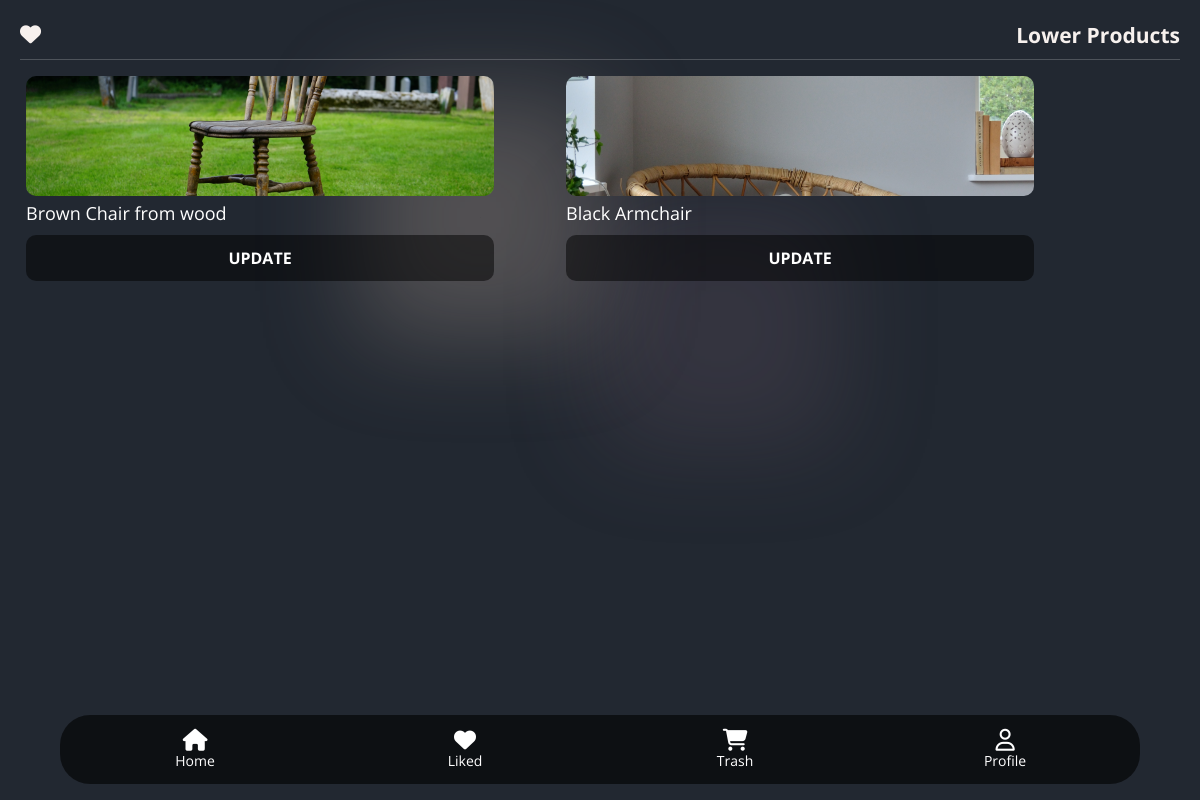
The page /lovers (signed in) on the database its author committed.
### base/models.py (models this page shows, shortened)
class Product(models.Model):
   user = models.ForeignKey(User, on_delete=models.CASCADE)
   title = models.CharField(max_length=100)
   slug = models.SlugField(max_length=100, unique=True)
   about = models.TextField(blank=True, max_length=1000)
   product_types = models.ManyToManyField(ProductType, blank=True, default=[])
   images_gallery = models.ManyToManyField(ProductImage, blank=True, default=[])
   deliveryTime = models.CharField(max_length=30, blank=True)
   created = models.DateTimeField(auto_now_add=True)
   updated = models.DateTimeField(auto_now=True)

class ProductImage(models.Model):
   image = models.FileField(upload_to='product_images/')

### base/views/user_view.py (the view)
# urls.py: path('lovers', lower_view , name='lowers'),
@login_required(login_url='base:sign-in')
def lower_view(request):
   user = request.user
   profile = Profile.objects.get(user=user)
   context = {
      'profile': profile
   }
   return render(request, 'base/profile/lower.html', context)

### base/templates/base/profile/lower.html (shortened to what this page needs)
{% include 'main.html' %}
{% load static  %}
{% block title %}
<link rel="stylesheet" href="{% static '/css/product/all_products.css' %}">
<link rel="stylesheet" href="{% static '/css/home.css' %}">
{% endblock title %}
{% block content %}
<div class="home page">
   <h3 class="page__name"><i class="fa-solid fa-heart"></i> Lower Products</h3>
   {% if profile.liked.all|length > 0 %}
   <div class="products">
      {% for product in profile.liked.all %}
         {% include 'base/product/product.html' %}
      {% endfor %}
   </div>
   {% else %}
   <div class="not__found">
      <i class="fa-solid fa-cart-flatbed"></i>
      <h2>Products Not Found</h2>
     </div>
   {% endif %}
</div>
{% endblock content %}

### base/templates/base/product/product.html
<div class="product">
   <a class="product__images__slider" href="{% url 'base:show-one-product' product.slug %}">
      <img src="/static/media/{{ product.images_gallery.all.1.image }}" alt="{{ product.images_gallery.all.1.id }}" class="product__slider__image">
   </a>
   <a class="link" href="{% url 'base:show-one-product' product.slug %}">{{ product.title }}</a>
   {% if request.user.is_superuser %}
      <a href="{% url 'base:update-product' product.slug %}" class="btn">update</a>
   {% endif %}
</div>

### static/css/main.css (style rules this page uses)
* { box-sizing: border-box; padding: 0; margin: 0; text-decoration: none; outline: none; background-color: transparent;; }
body { background-color: var(--black); color: var(--gray); font-size: var(--text-l); font-family: var(--open-sans); overflow-x: hidden; position: relative; }
body::after { display: block; content: ''; width: 1px; height: 1px; background-color: rgba(213, 190, 177, 0.267); box-shadow: 0 0 100px 120px rgba(213, 190, 177, 0.267); z-index: -1; position: absolute; top: 40%; left: 40%; border-radius: 100%; }
body::before { display: block; content: ''; width: 1px; height: 1px; background-color: rgb(128, 107, 125, .2); box-shadow: 0 0 100px 120px rgb(128, 107, 125, .2); z-index: -1; position: absolute; top: 60%; left: 60%; border-radius: 100%; }
.btn { padding: 12px 16px; font-size: var(--text-l); text-transform: uppercase; background-color: rgb(0,0,0,.5); border: none; color: var(--white); border-radius: 10px; margin: 4px 0; width: 100%; margin-top: 10px; font-weight: bold; cursor: pointer; transition: all .3s linear; font-size: 16px; display: flex; justify-content: center; align-items: center; flex-direction: column; }
.page { padding: 20px; display: flex; justify-content: center; align-items: center; flex-direction: column; width: 100%; }
.page__name { margin-bottom: 10px; border-bottom: 1px solid rgb(254,254,254,.2); width: 100%; padding-bottom: 10px; display: flex; justify-content: space-between; align-items: center; gap: 20vw }
a { color: white; }

### static/css/product/all_products.css (style rules this page uses)
.products { display: flex; justify-content: start; align-items: start; flex-wrap: wrap; gap: 5vw; row-gap: 4vw; margin-bottom: 20%; }
.product { width: 40vw; padding: 6px; transition: all .3s linear; border-radius: 10px; }
.product__images__slider { width: 100%; height: 120px; }
.product__images__slider img { width: 100%; height: 120px; object-fit: cover; border-radius: 10px; }

### static/css/home.css (style rules this page uses)
.home { display: flex; justify-content: start; align-items: start; width: 100%; }

### static/css/varibles.css (style rules this page uses)
:root { --white: #fff; --gray: #F7F1EE; --gold: #CFAF76; --pink: #D5BEB1; --purple: #806b7d; --dark-gray: #393E46; --black: #222831; --open-sans: 'Open Sans', sans-serif; --playfair-dispay: 'Playfair Display', serif; --mono: monospace; --text-s: 10px; --text-m: 14px; --text-l: 18px; --text-xl: 22px; --text-2xl: 26px; --text-3xl: 28px; --text-4l: 32px; }

### rows shown on the page
Product: images_gallery.all.1.image (picture), title "Brown Chair from wood"
Product: images_gallery.all.1.image (picture), title "Black Armchair"
